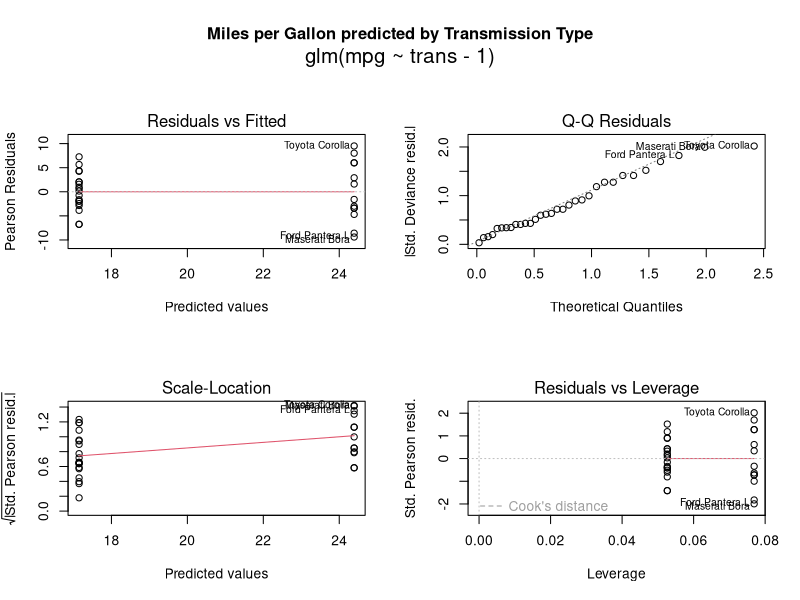
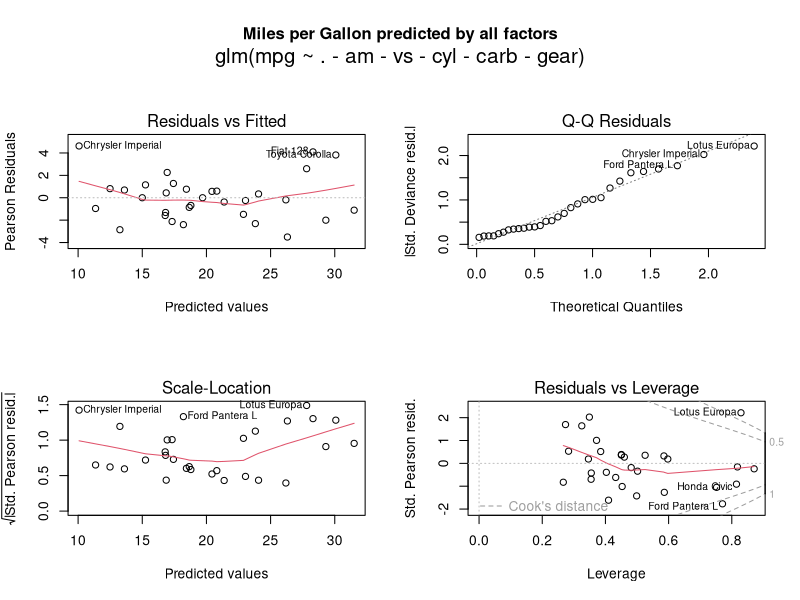
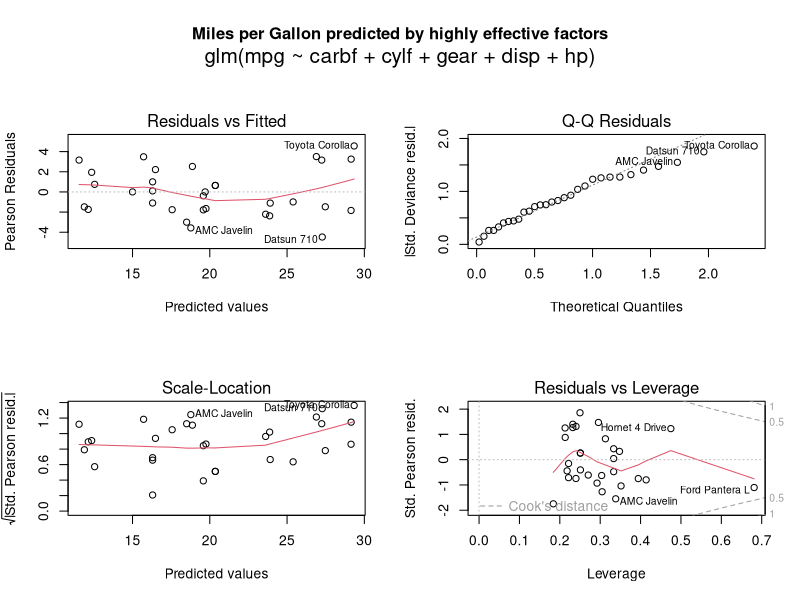

The R source for these figures, in order:
## ---- chunk 1
knitr::opts_chunk$set(echo = FALSE, warning=FALSE, fig.height=6)
library(datasets)
mtcars$trans <- apply(mtcars['am'], 1, function(r) {if (r == 0) {as.factor('Automatic')} else {as.factor('Manual')}})
mtcars$engType <- apply(mtcars['vs'], 1, function(r) {if (r == 0) {as.factor('V')} else {as.factor('S')}})

mtcars$cylf <- as.factor(mtcars$cyl)
mtcars$gearf <- as.factor(mtcars$gear)
mtcars$carbf <- as.factor(mtcars$carb)
#head(mtcars)
#xLabels = c("Automatic", "Manual" )
#with(mtcars, boxplot(mpg ~ am, ylab = "Miles per Gallon", xlab="Transmission", 
#                     main="Miles per Gallon Overview\nBy Transmission Type", xaxt="n"))
#axis(1, 1:2, labels = xLabels)
#with(mtcars, boxplot(mpg ~ trans, ylab = "Miles per Gallon", xlab="Transmission", 
#                     main="Miles per Gallon Overview\nBy Transmission Type"))
fit <- glm(mpg ~ trans - 1, data=mtcars)
## ---- chunk 2
summary(fit)$coef
par(oma=c(0,0,4,0))
par(mfrow = c(2, 2))
plot(fit)
title(main="Miles per Gallon predicted by Transmission Type",outer=T)
#confint(fit)
## ---- chunk 3
fit <- glm(mpg ~ . - am - vs - cyl - carb - gear, data=mtcars)
#summary(fit)$coef
par(oma=c(0,0,4,0))
par(mfrow = c(2, 2))
plot(fit)
title(main="Miles per Gallon predicted by all factors",outer=T)
library(car)
sqrt(vif(fit))
## ---- chunk 4
fit5 <- glm(mpg ~ carbf + cylf + gear + disp + hp, data=mtcars)
par(oma=c(0,0,4,0))
par(mfrow = c(2, 2))
plot(fit5)
title(main="Miles per Gallon predicted by highly effective factors",outer=T)
## ---- chunk 5
#fit1 <- glm(mpg ~ carbf, data=mtcars)
#fit2 <- update(fit1, mpg ~ carbf + cylf)
#fit3 <- update(fit1, mpg ~ carbf + cylf + gear)
#fit4 <- update(fit1, mpg ~ carbf + cylf + gear + disp)
#fit5 <- update(fit1, mpg ~ carbf + cylf + gear + disp + hp)
anova(fit, fit5)
#par(mfrow = c(2, 2))
#plot(fit3)
#par(mfrow = c(2, 2))
#plot(fit4)
